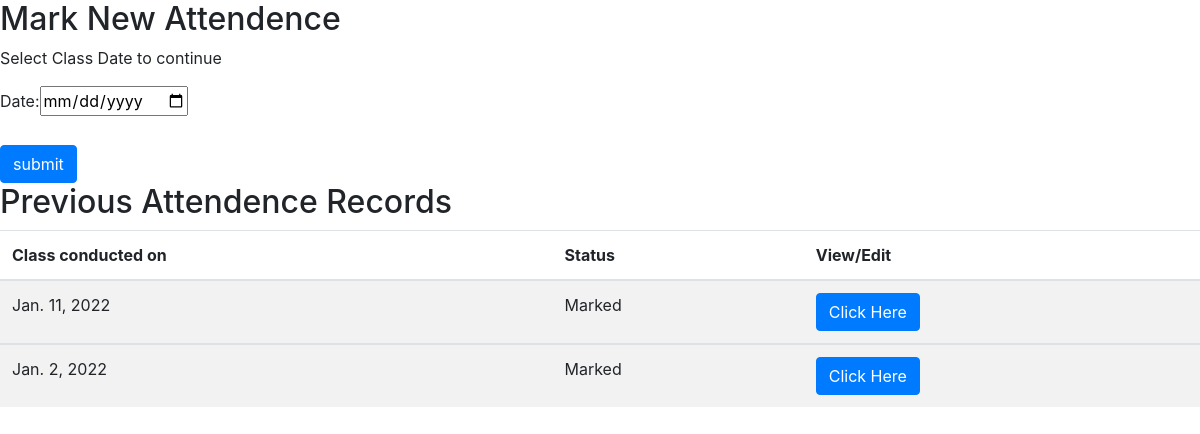
The page /academic/attendence_schedule/1/3 on the database its author committed.
### academic/models.py (models this page shows, shortened)
class attendence_schedule(models.Model):
    sclass = models.ForeignKey(sub_class,on_delete=models.CASCADE)
    subject = models.ForeignKey(faculty_handled_class,on_delete=models.CASCADE)
    date = models.DateField()
    status = models.BooleanField(default = False)

### academic/views.py (the view)
# urls.py: path('attendence_schedule/<int:class_id>/<int:subject_id>',views.attendence_schedules,name='attendence_schedule'),
def attendence_schedules(request,class_id,subject_id):
    attendence_list = list(attendence_schedule.objects.filter(subject__id=subject_id).order_by('-id')) #double __ is used to point the id of the pointing foreign key object
    if request.method == 'POST':
        attendence_form = AttendenceForm(data = request.POST)
        if attendence_form.is_valid():
            a = attendence_form.save(commit=False)
            a.sclass = sub_class.objects.get(id=class_id)
            a.subject = faculty_handled_class.objects.get(id=subject_id)
            a.save()
            attendence_id = a.id
            return HttpResponseRedirect(reverse('academic:mark_attendence',args=[class_id,attendence_id,subject_id]))
    else:
        attendence_form = AttendenceForm()
    return render(request,'attendence_schedule.html',{'attendence_form':attendence_form,'attendence_list':attendence_list,'id_class':class_id,'id_subject':subject_id})

### academic/forms.py
class AttendenceForm(forms.ModelForm):
    class Meta:
        model = models.attendence_schedule
        fields = ('date',)
        widgets = {'date':DateInput(),}

### academic/templates/attendence_schedule.html (shortened to what this page needs)
{% extends "base.html" %}
{% block content %}
<h2>Mark New Attendence</h2>
<p>Select Class Date to continue </p>
<form class=""  method="post">
    {{ attendence_form }}
    <br><br>
    <input type="submit" class="btn btn-primary" value="submit">
</form>
<h2>Previous Attendence Records</h2>
  {% if attendence_list %}
<table class="table table-striped">
  <thead>
    <tr>
      <th>Class conducted on</th>
      <th>Status</th>
      <th>View/Edit</th>
    </tr>
  </thead>
  {% for i in attendence_list %}
  <tbody>
    <tr>
      <td>{{i.date}}</td>
      {% if i.status %}
        <td>
          Marked
        </td>
         <td>
           <a href="{% url 'academic:edit_attendence' attendence_id=i.id class_id=id_class subject_id=id_subject %}" class="btn btn-primary btn-small">Click Here</a>
         </td>
        {% endif %}
    </tr>
  {% endfor %}
  </tbody>
</table>
{% else %}
  No record found
{% endif %}
{% endblock %}

### rows shown on the page
attendence_schedule: date "Jan. 11, 2022", status "Marked"
attendence_schedule: date "Jan. 2, 2022", status "Marked"
